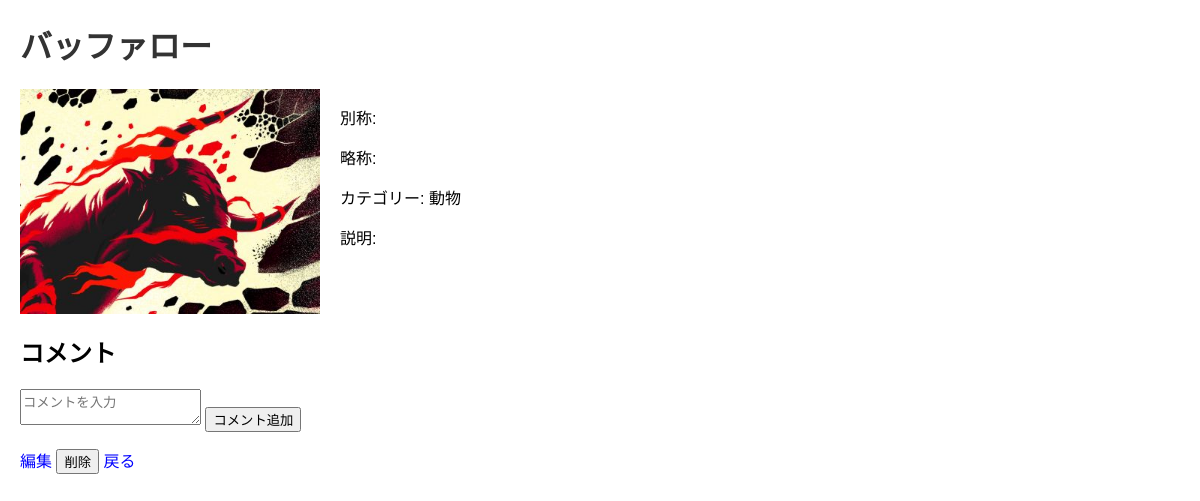
Screenshot of /word/7 with the database file from the repository.
### tables this page shows
CREATE TABLE words (
            id INTEGER PRIMARY KEY,
            name TEXT NOT NULL,
            alias TEXT,
            abbreviation TEXT,
            category TEXT,
            description TEXT,
            image TEXT
        , image1 TEXT, image2 TEXT, image3 TEXT);

### app.py (the view)
@app.route('/word/<int:word_id>')
def word_detail(word_id):
    conn = get_db_connection()
    word = conn.execute('SELECT * FROM words WHERE id = ?', (word_id,)).fetchone()
    if word is None:
        return redirect(url_for('register'))
    comments = conn.execute('SELECT * FROM comments WHERE word_id = ?', (word_id,)).fetchall()
    conn.close()
    return render_template('word_detail.html', word=word, comments=comments)

### app.py (called while the page is built)
def get_db_connection():
    conn = sqlite3.connect('database.db')
    conn.row_factory = sqlite3.Row
    return conn

### templates/word_detail.html (shortened to what this page needs)
<!DOCTYPE html>
<html lang="ja">
<head>
    <link rel="stylesheet" href="{{ url_for('static', filename='style.css') }}">
</head>
<body>
    <h1>{{ word.name }}</h1>
    <div class="word-detail">
        {% if word.image %}
            <img src="{{ url_for('static', filename='uploads/' + word.image) }}" alt="{{ word.name }}">
        {% else %}
            <p>画像は登録されていません。</p>
        {% endif %}
        <div class="word-info">
            <p>別称: {{ word.alias }}</p>
            <p>略称: {{ word.abbreviation }}</p>
            <p>カテゴリー: {{ word.category }}</p>
            <p>説明: {{ word.description }}</p>
        </div>
    </div>
    <h2>コメント</h2>
    <form action="{{ url_for('add_comment', word_id=word['id']) }}" method="post">
        <textarea name="user_comment" placeholder="コメントを入力"></textarea>
        <input type="submit" value="コメント追加">
    </form>
    <a href="{{ url_for('edit_word', word_id=word.id) }}">編集</a>
    <form action="{{ url_for('delete_word', word_id=word.id) }}" method="post" style="display:inline;">
        <input type="submit" value="削除" onclick="return confirm('本当に削除しますか？');">
    </form>
    <a href="/">戻る</a>
</body>
</html>

### static/style.css (style rules this page uses)
body { font-family: Arial, sans-serif; margin: 20px; }
h1 { color: #333; }
a { text-decoration: none; color: blue; }

### templates/word_detail.html (style rules this page uses)
.word-detail { display: flex; align-items: flex-start; }
.word-info { margin-left: 20px; }
img { width: 300px; height: auto; }

### rows the page displays
words: name "バッファロー", image (picture), category "動物"
